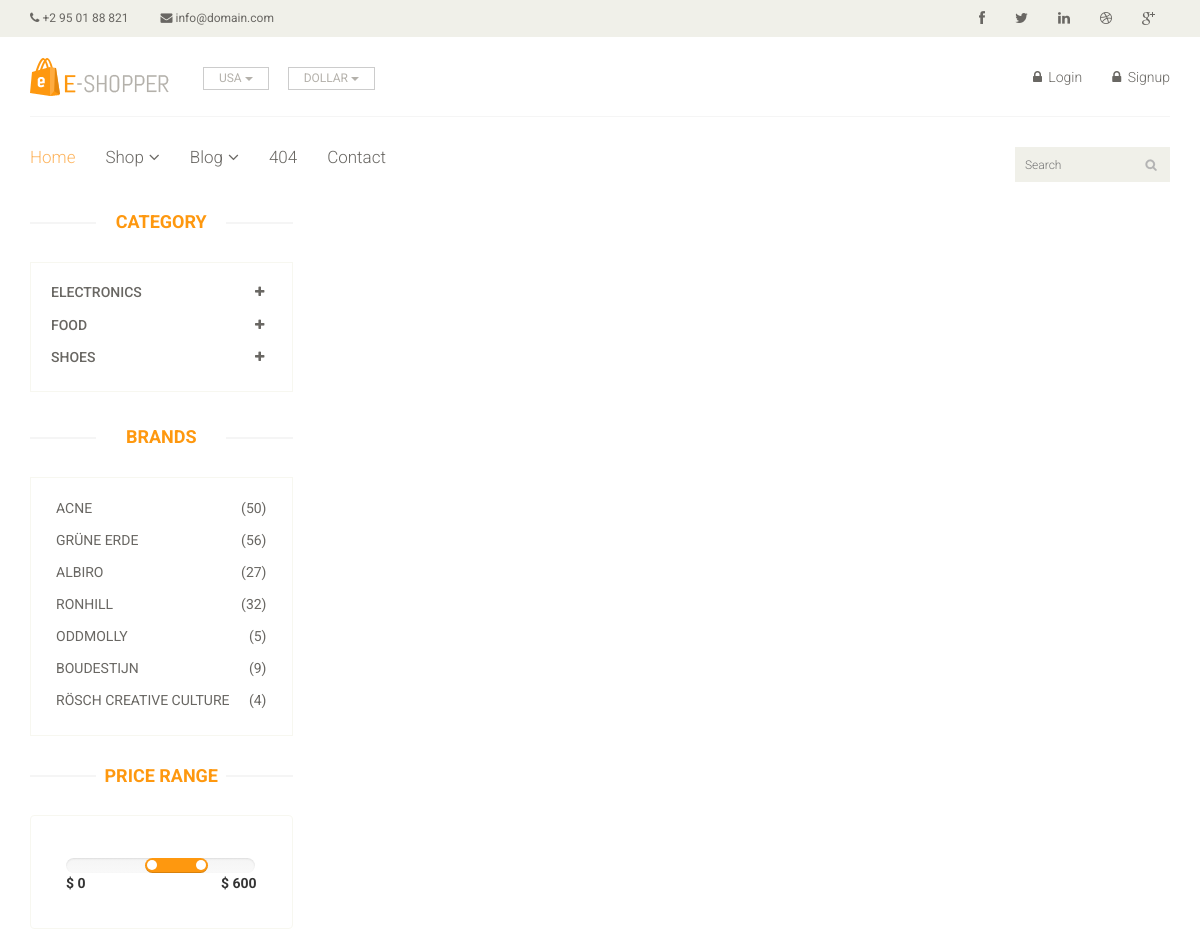
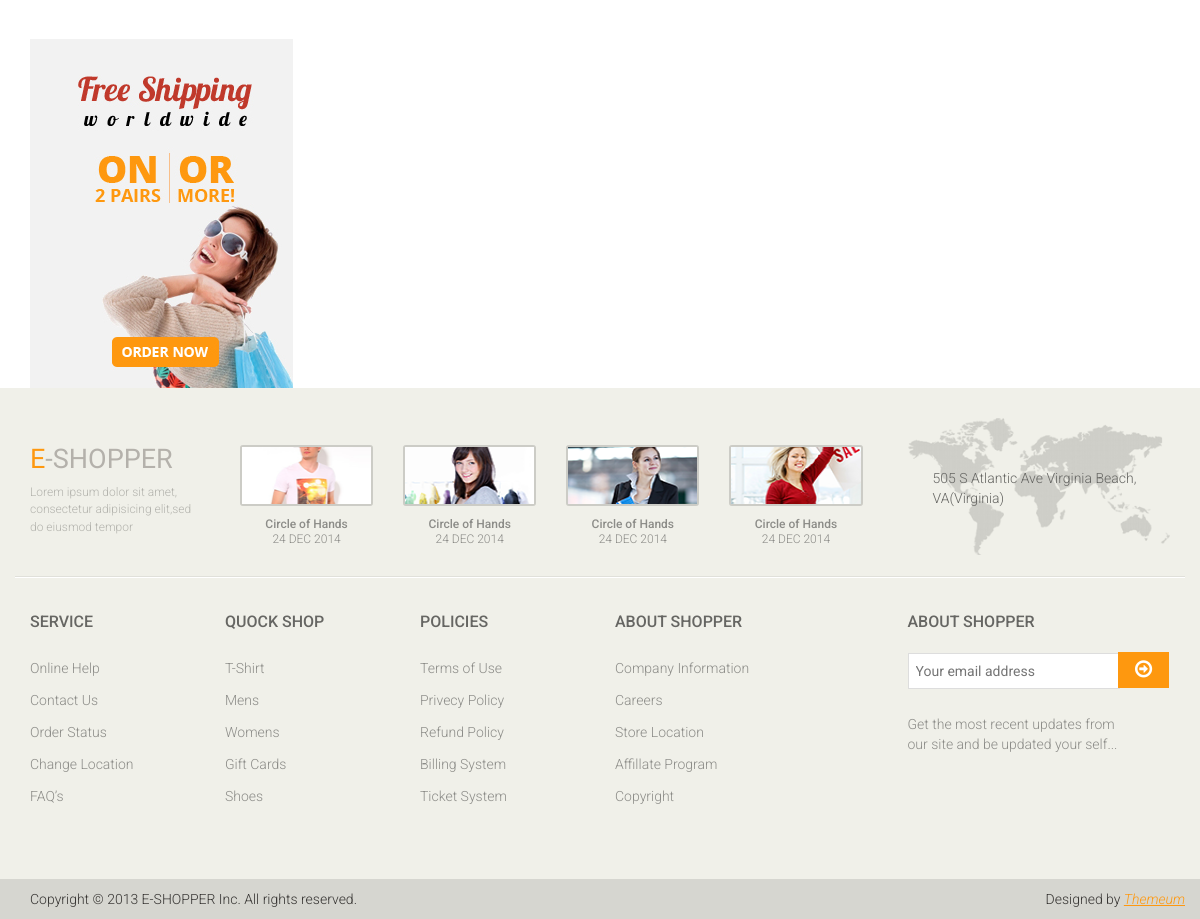
/product/shop.html, run on the app's committed database (2 pictures, top to bottom).
### home/models.py (models this page shows, shortened)
class Category(models.Model):
	title = models.CharField(max_length = 400)
	slug = models.CharField(max_length = 500, unique = True) #Slug bhaneko ID jastai primary key
	description = models.TextField()

### home/views.py (the view)
# urls.py: path('product/<slug>', ProductDetailView.as_view(), name = 'product'),
class ProductDetailView(BaseView):
	def get(self,request,slug):
		self.views['detail_product'] = Product.objects.filter(slug = slug)
		return render (request,'product-details.html',self.views)

### home/models.py (called while the page is built)
	def get_url(self):
		return reverse("home:subcategory",kwargs = {'slug':self.slug})

### templates/product-details.html (shortened to what this page needs)
{% extends 'base.html' %}
{% load static %}
{% block content %}
	<section>
		<div class="container">
			<div class="row">
				<div class="col-sm-3">
					<div class="left-sidebar">
						<h2>Category</h2>
						<div class="panel-group category-products" id="accordian">
							{% for cat in categories %}
							<div class="panel panel-default">
								<div class="panel-heading">
									<h4 class="panel-title">
										<a data-toggle="collapse" data-parent="#accordian" href="#{{cat.title}}">
											<span class="badge pull-right"><i class="fa fa-plus"></i></span>
											{{cat.title}}
										</a>
									</h4>
								</div>
							</div>
							{% endfor %}
						</div>
						<div class="brands_products">
							<h2>Brands</h2>
							<div class="brands-name">
								<ul class="nav nav-pills nav-stacked">
									<li><a href=""> <span class="pull-right">(50)</span>Acne</a></li>
									<li><a href=""> <span class="pull-right">(56)</span>Grüne Erde</a></li>
									<li><a href=""> <span class="pull-right">(27)</span>Albiro</a></li>
									<li><a href=""> <span class="pull-right">(32)</span>Ronhill</a></li>
									<li><a href=""> <span class="pull-right">(5)</span>Oddmolly</a></li>
									<li><a href=""> <span class="pull-right">(9)</span>Boudestijn</a></li>
									<li><a href=""> <span class="pull-right">(4)</span>Rösch creative culture</a></li>
								</ul>
							</div>
						</div>
						<div class="price-range">
							<h2>Price Range</h2>
							<div class="well">
								 <input type="text" class="span2" value="" data-slider-min="0" data-slider-max="600" data-slider-step="5" data-slider-value="[250,450]" id="sl2" ><br />
								 <b>$ 0</b> <b class="pull-right">$ 600</b>
							</div>
						</div>
						<div class="shipping text-center">
							<img src="images/home/shipping.jpg" alt="" />
						</div>
					</div>
				</div>
			</div>
		</div>
	</section>
{% endblock %}

### static/css/main.css (style rules this page uses)
body { font-family: 'Roboto', sans-serif; background:; position: relative; font-weight:400px; }
ul li { list-style: none; }
a { -webkit-transition: 300ms; -moz-transition: 300ms; -o-transition: 300ms; transition: 300ms; }
h1, h2, h3, h4, h5, h6 { font-family: 'Roboto', sans-serif; }
.category-products { border: 1px solid #F7F7F0; margin-bottom: 35px; padding-bottom: 20px; padding-top: 15px; }
.left-sidebar h2, .brands_products h2 { color: #FE980F; font-family: 'Roboto', sans-serif; font-size: 18px; font-weight: 700; margin: 0 auto 30px; text-align: center; text-transform: uppercase; position: relative; z-index:3; }
.left-sidebar h2:after, h2.title:after { content: " "; position: absolute; border: 1px solid #f5f5f5; bottom:8px; left: 0; width: 100%; height: 0; z-index: -2; }
.left-sidebar h2:before { content: " "; position: absolute; background: #fff; bottom: -6px; width: 130px; height: 30px; z-index: -1; left: 50%; margin-left: -65px; }
.category-products .panel { background-color: #FFFFFF; border: 0px; border-radius: 0px; box-shadow:none; margin-bottom: 0px; }
.category-products .panel-default .panel-heading { background-color: #FFFFFF; border: 0 none; color: #FFFFFF; padding: 5px 20px; }
.category-products .panel-default .panel-heading .panel-title a { color: #696763; font-family: 'Roboto', sans-serif; font-size: 14px; text-decoration: none; text-transform: uppercase; }
.category-products .badge { background:none; border-radius: 10px; color: #696763; display: inline-block; font-size: 12px; font-weight: bold; line-height: 1; min-width: 10px; padding: 3px 7px; text-align: center; vertical-align: baseline; white-space: nowrap; }
.brands-name { border: 1px solid #F7F7F0; padding-bottom: 20px; padding-top: 15px; }
.brands-name .nav-stacked li a { background-color: #FFFFFF; color: #696763; font-family: 'Roboto', sans-serif; font-size: 14px; padding: 5px 25px; text-decoration: none; text-transform: uppercase; }
.shipping { background-color: #F2F2F2; margin-top: 40px; overflow: hidden; padding-top: 20px; position: relative; }
.price-range { margin-top:30px; }
.well { background-color: #FFFFFF; border: 1px solid #F7F7F0; border-radius: 4px; box-shadow: none; margin-bottom: 20px; min-height: 20px; padding: 35px; }

### data on the page
Category: title "ELECTRONICS"
Category: title "FOOD"
Category: title "SHOES"
